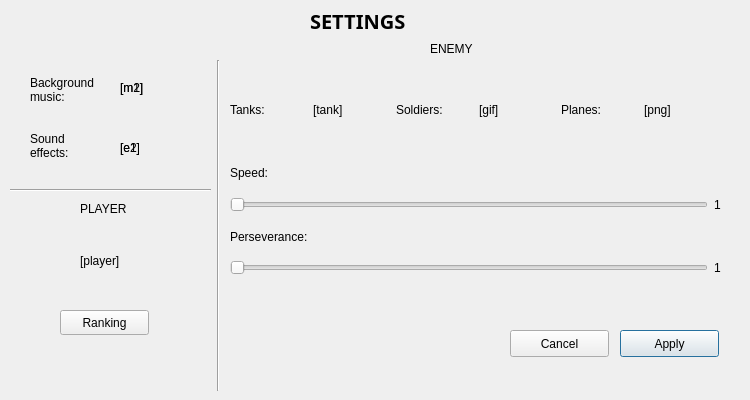
<?xml version="1.0" encoding="UTF-8"?>
<ui version="4.0">
 <class>settings</class>
 <widget class="QDialog" name="settings">
  <property name="geometry">
   <rect>
    <x>0</x>
    <y>0</y>
    <width>750</width>
    <height>400</height>
   </rect>
  </property>
  <property name="windowTitle">
   <string>Dialog</string>
  </property>
  <widget class="QPushButton" name="submitBtn">
   <property name="geometry">
    <rect>
     <x>620</x>
     <y>330</y>
     <width>99</width>
     <height>27</height>
    </rect>
   </property>
   <property name="text">
    <string>Apply</string>
   </property>
  </widget>
  <widget class="QPushButton" name="cancelBtn">
   <property name="geometry">
    <rect>
     <x>510</x>
     <y>330</y>
     <width>99</width>
     <height>27</height>
    </rect>
   </property>
   <property name="text">
    <string>Cancel</string>
   </property>
  </widget>
  <widget class="QLabel" name="label">
   <property name="geometry">
    <rect>
     <x>310</x>
     <y>10</y>
     <width>121</width>
     <height>21</height>
    </rect>
   </property>
   <property name="font">
    <font>
     <family>Trebuchet MS</family>
     <pointsize>15</pointsize>
     <weight>75</weight>
     <bold>true</bold>
    </font>
   </property>
   <property name="text">
    <string>SETTINGS</string>
   </property>
  </widget>
  <widget class="QLabel" name="label_2">
   <property name="geometry">
    <rect>
     <x>30</x>
     <y>70</y>
     <width>81</width>
     <height>41</height>
    </rect>
   </property>
   <property name="acceptDrops">
    <bool>false</bool>
   </property>
   <property name="text">
    <string>&lt;html&gt;&lt;head/&gt;&lt;body&gt;&lt;p&gt;Background music:&lt;/p&gt;&lt;/body&gt;&lt;/html&gt;</string>
   </property>
   <property name="wordWrap">
    <bool>true</bool>
   </property>
  </widget>
  <widget class="Line" name="line_2">
   <property name="geometry">
    <rect>
     <x>210</x>
     <y>60</y>
     <width>16</width>
     <height>331</height>
    </rect>
   </property>
   <property name="orientation">
    <enum>Qt::Vertical</enum>
   </property>
  </widget>
  <widget class="Line" name="line_3">
   <property name="geometry">
    <rect>
     <x>10</x>
     <y>180</y>
     <width>201</width>
     <height>20</height>
    </rect>
   </property>
   <property name="orientation">
    <enum>Qt::Horizontal</enum>
   </property>
  </widget>
  <widget class="QLabel" name="label_6">
   <property name="geometry">
    <rect>
     <x>430</x>
     <y>40</y>
     <width>91</width>
     <height>17</height>
    </rect>
   </property>
   <property name="text">
    <string>ENEMY</string>
   </property>
  </widget>
  <widget class="QWidget" name="verticalLayoutWidget">
   <property name="geometry">
    <rect>
     <x>230</x>
     <y>160</y>
     <width>491</width>
     <height>121</height>
    </rect>
   </property>
   <layout class="QVBoxLayout" name="verticalLayout">
    <item>
     <widget class="QLabel" name="label_4">
      <property name="text">
       <string>Speed:</string>
      </property>
     </widget>
    </item>
    <item>
     <layout class="QHBoxLayout" name="horizontalLayout">
      <item>
       <widget class="QSlider" name="speedCtrlSlider">
        <property name="minimum">
         <number>1</number>
        </property>
        <property name="maximum">
         <number>10</number>
        </property>
        <property name="orientation">
         <enum>Qt::Horizontal</enum>
        </property>
       </widget>
      </item>
      <item>
       <widget class="QLabel" name="speedValueLabel">
        <property name="text">
         <string>1</string>
        </property>
       </widget>
      </item>
     </layout>
    </item>
    <item>
     <widget class="QLabel" name="label_5">
      <property name="text">
       <string>Perseverance:</string>
      </property>
     </widget>
    </item>
    <item>
     <layout class="QHBoxLayout" name="horizontalLayout_2">
      <item>
       <widget class="QSlider" name="perseveranceCtrlSlider">
        <property name="minimum">
         <number>1</number>
        </property>
        <property name="maximum">
         <number>4</number>
        </property>
        <property name="orientation">
         <enum>Qt::Horizontal</enum>
        </property>
       </widget>
      </item>
      <item>
       <widget class="QLabel" name="perseverValueLabel">
        <property name="text">
         <string>1</string>
        </property>
       </widget>
      </item>
     </layout>
    </item>
   </layout>
  </widget>
  <widget class="QLabel" name="label_7">
   <property name="geometry">
    <rect>
     <x>80</x>
     <y>200</y>
     <width>51</width>
     <height>17</height>
    </rect>
   </property>
   <property name="text">
    <string>PLAYER</string>
   </property>
  </widget>
  <widget class="QLabel" name="playerLabel">
   <property name="geometry">
    <rect>
     <x>80</x>
     <y>230</y>
     <width>51</width>
     <height>61</height>
    </rect>
   </property>
   <property name="text">
    <string>[player]</string>
   </property>
  </widget>
  <widget class="QLabel" name="musicOnLabel">
   <property name="geometry">
    <rect>
     <x>120</x>
     <y>70</y>
     <width>45</width>
     <height>36</height>
    </rect>
   </property>
   <property name="text">
    <string>[m1]</string>
   </property>
  </widget>
  <widget class="QLabel" name="musicOffLabel">
   <property name="geometry">
    <rect>
     <x>120</x>
     <y>70</y>
     <width>45</width>
     <height>36</height>
    </rect>
   </property>
   <property name="text">
    <string>[m2]</string>
   </property>
  </widget>
  <widget class="QLabel" name="effectsOffLabel">
   <property name="geometry">
    <rect>
     <x>120</x>
     <y>130</y>
     <width>45</width>
     <height>36</height>
    </rect>
   </property>
   <property name="text">
    <string>[e2]</string>
   </property>
  </widget>
  <widget class="QLabel" name="label_11">
   <property name="geometry">
    <rect>
     <x>30</x>
     <y>130</y>
     <width>61</width>
     <height>31</height>
    </rect>
   </property>
   <property name="text">
    <string>Sound effects:</string>
   </property>
   <property name="wordWrap">
    <bool>true</bool>
   </property>
  </widget>
  <widget class="QLabel" name="effectsOnLabel">
   <property name="geometry">
    <rect>
     <x>120</x>
     <y>130</y>
     <width>45</width>
     <height>36</height>
    </rect>
   </property>
   <property name="text">
    <string>[e1]</string>
   </property>
  </widget>
  <widget class="QWidget" name="horizontalLayoutWidget_3">
   <property name="geometry">
    <rect>
     <x>230</x>
     <y>70</y>
     <width>491</width>
     <height>80</height>
    </rect>
   </property>
   <layout class="QHBoxLayout" name="horizontalLayout_5">
    <item>
     <layout class="QGridLayout" name="gridLayout">
      <item row="0" column="1">
       <widget class="QLabel" name="label_3">
        <property name="text">
         <string>Tanks:</string>
        </property>
       </widget>
      </item>
      <item row="0" column="2">
       <widget class="QLabel" name="tankLabel">
        <property name="text">
         <string>[tank]</string>
        </property>
       </widget>
      </item>
     </layout>
    </item>
    <item>
     <layout class="QHBoxLayout" name="horizontalLayout_3">
      <item>
       <widget class="QLabel" name="label_8">
        <property name="text">
         <string>Soldiers:</string>
        </property>
       </widget>
      </item>
      <item>
       <widget class="QLabel" name="soldierLabel">
        <property name="text">
         <string>[gif]</string>
        </property>
       </widget>
      </item>
     </layout>
    </item>
    <item>
     <layout class="QHBoxLayout" name="horizontalLayout_4">
      <item>
       <widget class="QLabel" name="label_9">
        <property name="text">
         <string>Planes:</string>
        </property>
       </widget>
      </item>
      <item>
       <widget class="QLabel" name="junkersLabel">
        <property name="text">
         <string>[png]</string>
        </property>
       </widget>
      </item>
     </layout>
    </item>
   </layout>
  </widget>
  <widget class="QPushButton" name="rankingBtn">
   <property name="geometry">
    <rect>
     <x>60</x>
     <y>310</y>
     <width>89</width>
     <height>25</height>
    </rect>
   </property>
   <property name="text">
    <string>Ranking</string>
   </property>
  </widget>
 </widget>
 <resources/>
 <connections/>
</ui>
